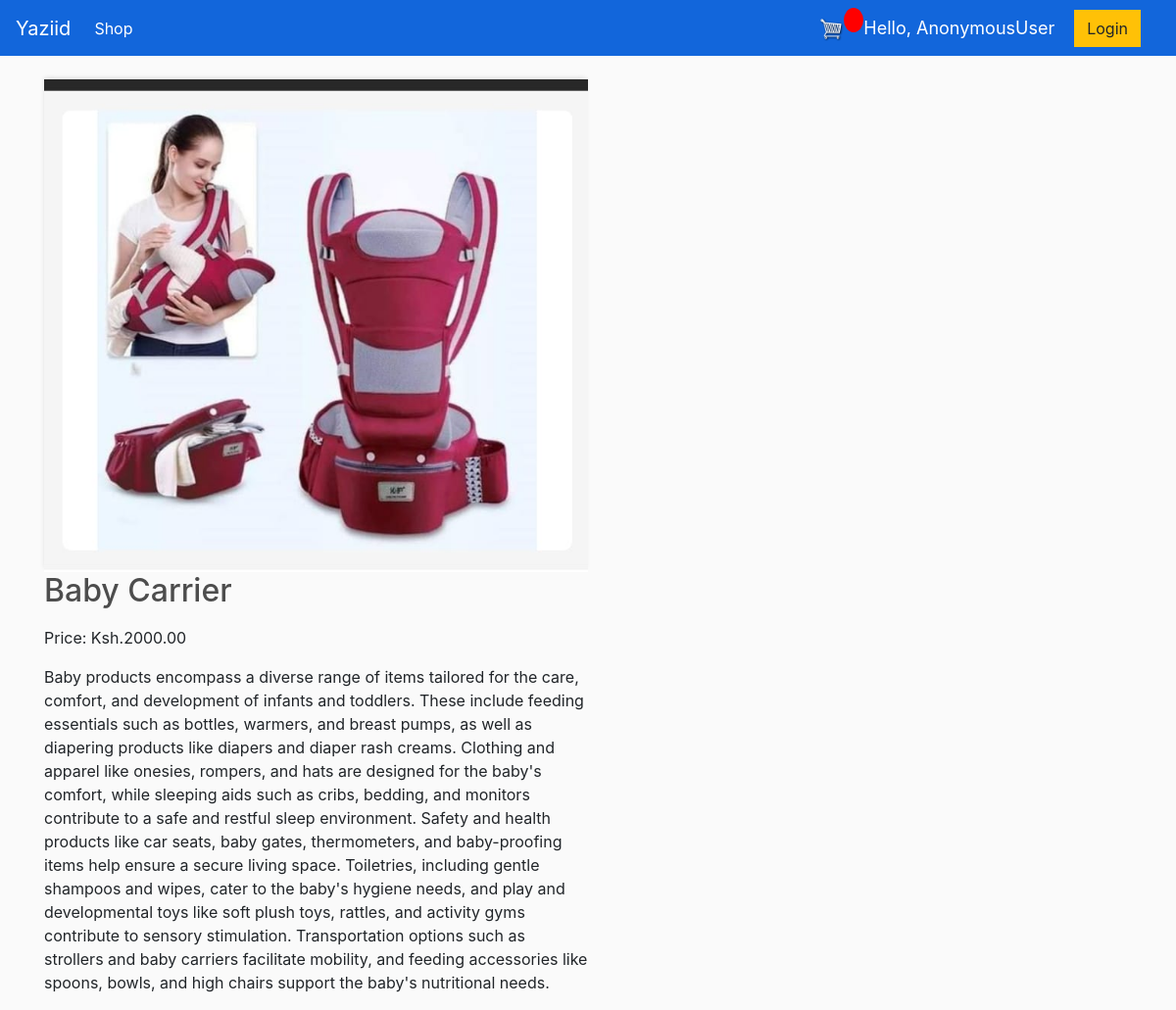
Screenshot of /product/2/ with the database file from the repository.
### shop/models.py (models this page shows, shortened)
class Product(models.Model):
	name = models.CharField(max_length=200)
	price = models.DecimalField(max_digits=7, decimal_places=2)
	digital = models.BooleanField(default=False, null=True, blank=True)
	image = models.ImageField(null=True, blank=True)
	@property
	def imageURL(self):
		try:
			url = self.image.url
		except:
			url = ''
		return url

### shop/views.py (the view)
# urls.py: path('product/<int:product_id>/', views.product_detail, name='product_detail'),
def product_detail(request, product_id):
    product = get_object_or_404(Product, id=product_id)
    return render(request, 'shop/product_detail.html', {'product': product})

### shop/templates/shop/product_detail.html (shortened to what this page needs)
{% extends 'shop/main.html' %}
{% load static %}
{% block content %}
   <div class="product-detail" style="align-items: center;">
      <img class="thumbnail" src="{{ product.imageURL }}" style="height: 50%; width: 50%; align-items: center;">
      <h2>{{ product.name }}</h2>
      <p>Price: Ksh.{{ product.price|floatformat:2 }}</p>
      <p style="height: 50%; width: 50%; align-items: center;">Baby products encompass a diverse range of items tailored for the care, comfort, and development of infants and toddlers.
         These include feeding essentials such as bottles, warmers, and breast pumps, as well as diapering products like diapers and
         diaper rash creams. Clothing and apparel like onesies, rompers, and hats are designed for the baby's comfort, while sleeping aids
         such as cribs, bedding, and monitors contribute to a safe and restful sleep environment. Safety and health products like car seats,
         baby gates, thermometers, and baby-proofing items help ensure a secure living space. Toiletries, including gentle shampoos and wipes,
         cater to the baby's hygiene needs, and play and developmental toys like soft plush toys, rattles, and activity gyms contribute to sensory stimulation.
         Transportation options such as strollers and baby carriers facilitate mobility, and feeding accessories like spoons, bowls, and high chairs support the baby's nutritional needs.
      </p>
   </div>
{% endblock content %}

### static/css/main.css (style rules this page uses)
body { background-color: hsl(0, 0%, 98%); }
h1,h2,h3,h4,h5,h6 { color:hsl(0, 0%, 30%); }
.thumbnail { width: 100%; height: 200px; -webkit-box-shadow: -1px -3px 5px -2px rgba(214,214,214,1); -moz-box-shadow: -1px -3px 5px -2px rgba(214,214,214,1); box-shadow: -1px -3px 5px -2px rgba(214,214,214,1); }

### rows the page displays
Product: imageURL (picture), name "Baby Carrier", price "2000.00"

### other values shown
{{ request.user }} "AnonymousUser"
